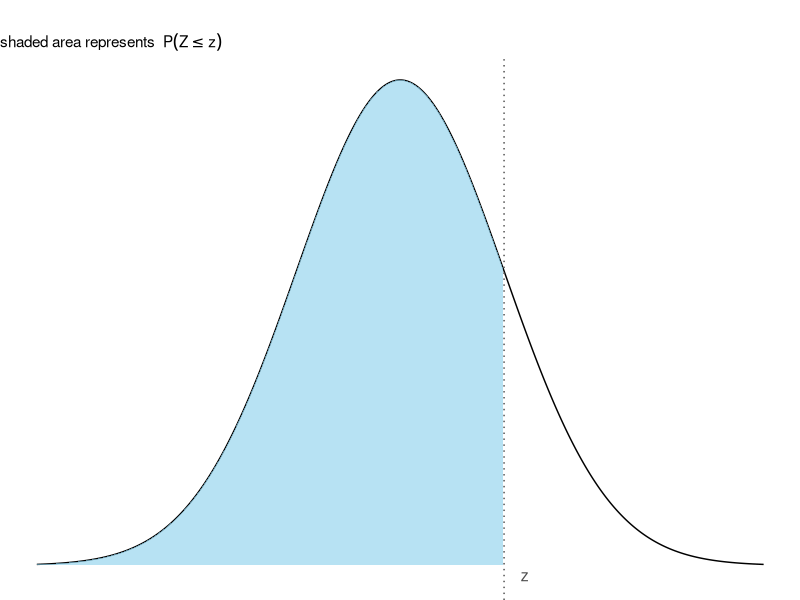

Write the R code that produced this figure.
## ---- chunk 1
#| echo: false
#| message: false
#| fig-height: 2
#| fig-width: 3
#| fig-align: center

library(dplyr)
library(tidyr)
library(knitr)
library(ggplot2)

z_example <- 1 # Example z-value to illustrate

x_vals <- seq(-3.5, 3.5, length.out = 500)
df <- data.frame(x = x_vals, y = dnorm(x_vals))

df_shade <- subset(df, x <= z_example)

ggplot(df, aes(x = x, y = y)) +
  geom_line(color = "black", linewidth = 0.5) +
  geom_area(data = df_shade, fill = "skyblue", alpha = 0.6) +
  geom_vline(xintercept = z_example, linetype = "dotted", color = "grey30") +
  annotate("text", x = z_example + 0.2, y = dnorm(z_example)-0.25, 
           label = "z", color = "grey30", size = 4) +
  labs(
    title = " ",
    subtitle = expression("shaded area represents " ~ P(Z <= z)),
    x = "z",
    y = "Density"
  ) +
  theme_void()

# Define row and column values
z_rows <- seq(0, 3, by = 0.1)
z_cols <- seq(0.00, 0.09, by = 0.01)

# Create table and format col as character (e.g., "0.00")
z_table <- expand.grid(row = z_rows, col = z_cols) %>%
  mutate(
    col_chr = sprintf("%.2f", col),
    z = round(row + col, 2),
    prob = pnorm(z)
  ) %>%
  select(row, col_chr, prob) %>%
  pivot_wider(names_from = col_chr, values_from = prob) %>%
  rename(`z` = row)

# Show table (first 10 rows for brevity)
kable(z_table, digits = 3, caption = "Standard Normal Cumulative Probabilities: $P(Z \\leq z)$")
